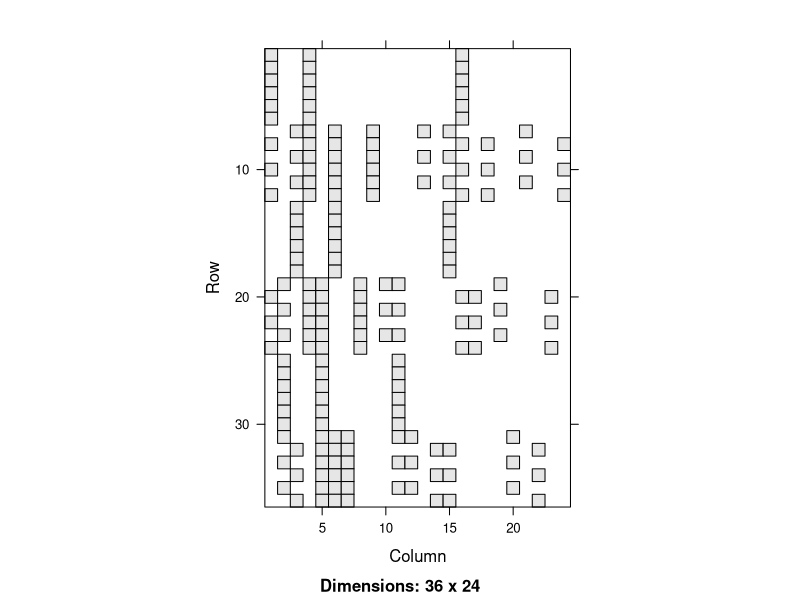
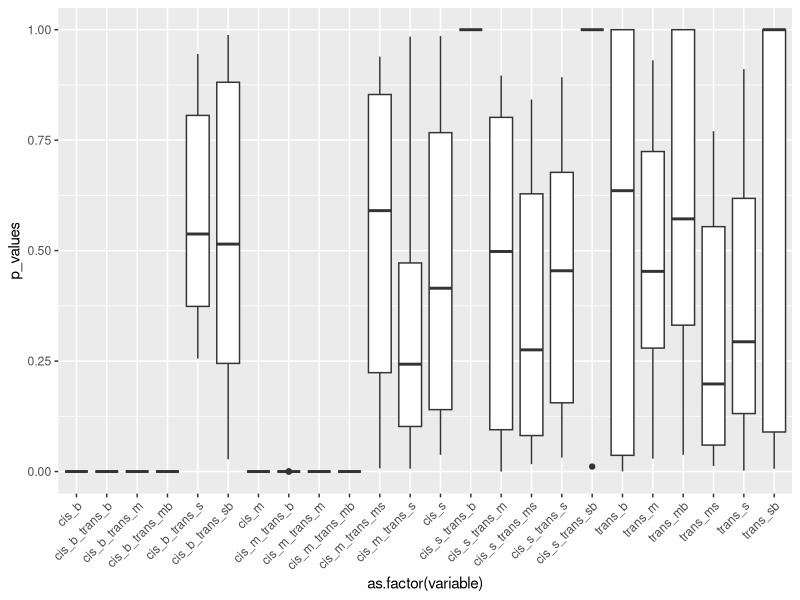
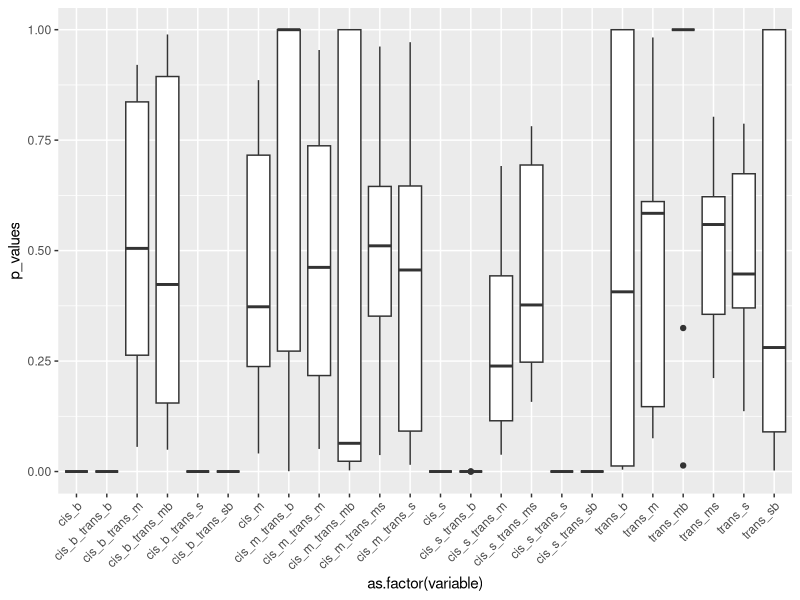

R code for these plots, in order: (Note: a time limit stopped this script after it produced the figures.)
## ---- chunk 1
library(Matrix)
library(tidyverse)
library(lme4)
## ---- chunk 2
dm2 <- read.table("designM_ideal.csv", header=T, se=",")
image(Matrix(as.matrix(dm2[,-c(1:4)])))
dim(dm2)
## ---- chunk 3
table(dm2$Allele)
table(dm2$Cross)
## ---- chunk 4
y <- rnorm(1e4, mean = 0.679, sd = 0.8)
y <- subset(y, y>-0.3)
random_tpm_log <- sample(y, nrow(dm2))
random_tpm <- 10**random_tpm_log
dm2$tpm <- random_tpm
## ---- chunk 5
dm2_full_fit1 <- lmer(tpm ~ (1|PlantID) + cis_s + cis_m + trans_m + trans_s +
                       trans_ms + 
                       cis_m_trans_m + cis_m_trans_s +
                       cis_s_trans_m + cis_s_trans_s +
                       cis_m_trans_ms +
                       cis_s_trans_ms, data=dm2)
summary(dm2_full_fit1)
full_mm <- model.matrix(tpm ~ cis_s + cis_m + trans_m + trans_s +
                       trans_ms + trans_mb + trans_sb +
                       cis_m_trans_m + cis_m_trans_s +
                       cis_s_trans_m + cis_s_trans_s +
                       cis_m_trans_ms +
                       cis_s_trans_ms, data=dm2)
lin_combos <- caret::findLinearCombos(full_mm)
lin_combos
colnames(full_mm)
## ---- chunk 6
X <- as.matrix(dm2[,-c(1:4,29)])
## ---- chunk 7
p_values_list <- list()

for ( i in 1:ncol(X)) {

  b <- rep(0,ncol(X))
  b[i] <- 1
  
  p_values <- c()
  for (j in 1:10) {
    y <- X %*% b + rnorm(nrow(X), mean=0, sd=1e-10)
    tryCatch({
      fit1 <- lmer(y ~ (1|PlantID) + cis_s + cis_m + trans_m + trans_s +
                       trans_ms + 
                       cis_m_trans_m + cis_m_trans_s +
                       cis_s_trans_m + cis_s_trans_s +
                       cis_m_trans_ms +
                       cis_s_trans_ms, data=dm2)
    }, error=function(c) NA)
    tryCatch({
       fit2 <- lmer(y ~ (1|PlantID) + cis_s + trans_m + trans_s +
                       trans_ms + 
                       cis_s_trans_m + cis_s_trans_s +
                       cis_s_trans_ms, data=dm2)
    }, error=function(e) NA)
    tryCatch({
      p <- anova(fit1, fit2)$`Pr(>Chisq)`[2]
    }, error=function(e) p <- NA)
    p_values <- c(p_values, p)
  }
  p_values <- data.frame(variable=rep(colnames(X)[i],length(p_values)), p_values=p_values)
  p_values_list[[i]] <- p_values
}

p_cis_m <- do.call("rbind", p_values_list)
ggplot(p_cis_m) + geom_boxplot(aes(x=as.factor(variable), y=p_values)) + 
  theme(axis.text.x = element_text(angle = 45, hjust = 1))
## ---- chunk 8
p_values_list <- list()

for ( i in 1:ncol(X)) {

  b <- rep(0,ncol(X))
  b[i] <- 1
  
  p_values <- c()
  for (j in 1:10) {
    y <- X %*% b + rnorm(nrow(X), mean=0, sd=1e-10)
    tryCatch({
      fit1 <- lmer(y ~ (1|PlantID) + cis_s + cis_m + trans_m + trans_s +
                       trans_ms + 
                       cis_m_trans_m + cis_m_trans_s +
                       cis_s_trans_m + cis_s_trans_s +
                       cis_m_trans_ms +
                       cis_s_trans_ms, data=dm2)
    }, error=function(c) NA)
    tryCatch({
       fit2 <- lmer(y ~ (1|PlantID) + cis_m + trans_m + trans_s +
                       trans_ms + 
                       cis_m_trans_m + cis_m_trans_s +
                       cis_m_trans_ms, data=dm2)
    }, error=function(e) NA)
    tryCatch({
      p <- anova(fit1, fit2)$`Pr(>Chisq)`[2]
    }, error=function(e) p <- NA)
    p_values <- c(p_values, p)
  }
  p_values <- data.frame(variable=rep(colnames(X)[i],length(p_values)), p_values=p_values)
  p_values_list[[i]] <- p_values
}

p_cis_s <- do.call("rbind", p_values_list)
ggplot(p_cis_s) + geom_boxplot(aes(x=as.factor(variable), y=p_values)) + 
  theme(axis.text.x = element_text(angle = 45, hjust = 1))
## ---- chunk 9
p_values_list <- list()

for ( i in 1:ncol(X)) {

  b <- rep(0,ncol(X))
  b[i] <- 1
  
  p_values <- c()
  for (j in 1:10) {
    y <- X %*% b + rnorm(nrow(X), mean=0, sd=1e-10)
    tryCatch({
      fit1 <- lmer(y ~ (1|PlantID) + cis_s + cis_m + trans_m + trans_s +
                       trans_ms + 
                       cis_m_trans_m + cis_m_trans_s +
                       cis_s_trans_m + cis_s_trans_s +
                       cis_m_trans_ms +
                       cis_s_trans_ms, data=dm2)
    }, error=function(c) NA)
    tryCatch({
       fit2 <- lmer(y ~ (1|PlantID) + cis_s + cis_m + trans_m + trans_s +
                       cis_m_trans_m + #cis_m_trans_s +
                       cis_s_trans_s, data=dm2)
    }, error=function(e) NA)
    tryCatch({
      p <- anova(fit1, fit2)$`Pr(>Chisq)`[2]
    }, error=function(e) p <- NA)
    p_values <- c(p_values, p)
  }
  p_values <- data.frame(variable=rep(colnames(X)[i],length(p_values)), p_values=p_values)
  p_values_list[[i]] <- p_values
}

p_trans <- do.call("rbind", p_values_list)
ggplot(p_trans) + geom_boxplot(aes(x=as.factor(variable), y=p_values)) + 
  theme(axis.text.x = element_text(angle = 45, hjust = 1))
## ---- chunk 10
dm3 <- dm2[-c(1:6),]
image(Matrix(as.matrix(X)))
X2 <- X[-c(1:6),]
image(Matrix(as.matrix(X2)))
## ---- chunk 11
p_values_list <- list()

for ( i in 1:ncol(X2)) {

  b <- rep(0,ncol(X2))
  b[i] <- 1
  
  p_values <- c()
  for (j in 1:10) {
    y <- X2 %*% b + rnorm(nrow(X2), mean=0, sd=1e-10)
    tryCatch({
      fit1 <- lmer(y ~ (1|PlantID) + cis_s + cis_m + trans_m + trans_s +
                       trans_ms + 
                       cis_m_trans_m + cis_m_trans_s +
                       cis_s_trans_m + cis_s_trans_s +
                       cis_m_trans_ms +
                       cis_s_trans_ms, data=dm3)
    }, error=function(c) NA)
    tryCatch({
       fit2 <- lmer(y ~ (1|PlantID) + cis_s + cis_m + trans_m + trans_s +
                       cis_m_trans_m + #cis_m_trans_s +
                       cis_s_trans_s, data=dm3)
    }, error=function(e) NA)
    tryCatch({
      p <- anova(fit1, fit2)$`Pr(>Chisq)`[2]
    }, error=function(e) p <- NA)
    p_values <- c(p_values, p)
  }
  p_values <- data.frame(variable=rep(colnames(X2)[i],length(p_values)), p_values=p_values)
  p_values_list[[i]] <- p_values
}

p_trans <- do.call("rbind", p_values_list)
ggplot(p_trans) + geom_boxplot(aes(x=as.factor(variable), y=p_values)) + 
  theme(axis.text.x = element_text(angle = 45, hjust = 1))
## ---- chunk 12
dm4 <- dm2 %>% filter(Cross != "MEXxMEX", Cross != "SAMxSAM")
X4 <- as.matrix(dm4[,-c(1:4,29)])
## ---- chunk 13
p_values_list <- list()

for ( i in 1:ncol(X4)) {

  b <- rep(0,ncol(X4))
  b[i] <- 1
  
  p_values <- c()
  for (j in 1:10) {
    y <- X4 %*% b + rnorm(nrow(X4), mean=0, sd=1e-10)
    tryCatch({
      fit1 <- lmer(y ~ (1|PlantID) + cis_s + cis_m + trans_m + trans_s +
                       trans_ms + 
                       cis_m_trans_m + cis_m_trans_s +
                       cis_s_trans_m + cis_s_trans_s +
                       cis_m_trans_ms +
                       cis_s_trans_ms, data=dm4)
    }, error=function(c) NA)
    tryCatch({
       fit2 <- lmer(y ~ (1|PlantID) + cis_s + cis_m + trans_m + trans_s +
                       cis_m_trans_m + #cis_m_trans_s +
                       cis_s_trans_s, data=dm4)
    }, error=function(e) NA)
    tryCatch({
      p <- anova(fit1, fit2)$`Pr(>Chisq)`[2]
    }, error=function(e) p <- NA)
    p_values <- c(p_values, p)
  }
  p_values <- data.frame(variable=rep(colnames(X4)[i],length(p_values)), p_values=p_values)
  p_values_list[[i]] <- p_values
}

p_trans <- do.call("rbind", p_values_list)
ggplot(p_trans) + geom_boxplot(aes(x=as.factor(variable), y=p_values)) + 
  theme(axis.text.x = element_text(angle = 45, hjust = 1))
## ---- chunk 14
X <- as.matrix(dm2[,-c(1:4,29)]) #making sure I don't use an altered X that would mess up my interpretation
## ---- chunk 15
p_values_list <- list()


for (i in 1:ncol(X)) {
  b <- rep(0,ncol(X))
  b[i] <- 1
  p_values <- c()
  for (j in 1:10) {
    y <- X %*% b + rnorm(nrow(X), mean=0, sd=1e-10)
    tryCatch({
      fit1 <- lmer(y ~ (1|Cross2) + cis_s + cis_m + trans_m + trans_s +
                       trans_ms +
                       cis_m_trans_m + cis_m_trans_s +
                       cis_s_trans_m + cis_s_trans_s +
                       cis_m_trans_ms +
                       cis_s_trans_ms, data=dm2)
    }, error=function(c) NA)
    tryCatch({
      fit2 <- lmer(y ~ (1|Cross2) + cis_s + trans_m + trans_s +
                       trans_ms +
                       cis_s_trans_m + cis_s_trans_s +
                       cis_s_trans_ms, data=dm2)
    }, error=function(e) NA)
    tryCatch({
      p <- anova(fit1, fit2)$`Pr(>Chisq)`[2]
    }, error=function(e) p <- NA)
  p_values <- c(p_values, p)
  }
  p_values <- data.frame(variable=rep(colnames(X)[i],length(p_values)), p_values=p_values)
  p_values_list[[i]] <- p_values
} 

p_cis_m2 <- do.call("rbind", p_values_list)
ggplot(p_cis_m2) + geom_boxplot(aes(x=as.factor(variable), y=p_values)) + 
  theme(axis.text.x = element_text(angle = 45, hjust = 1))
## ---- chunk 16
p_values_list <- list()

for ( i in 1:ncol(X4)) {

  b <- rep(0,ncol(X4))
  b[i] <- 1
  
  p_values <- c()
  for (j in 1:10) {
    y <- X4 %*% b + rnorm(nrow(X4), mean=0, sd=1e-10)
    tryCatch({
      fit1 <- lmer(y ~ (1|PlantID) + cis_s + cis_m + trans_m + trans_s +
                       trans_ms +
                       cis_m_trans_m + cis_m_trans_s +
                       cis_s_trans_m + cis_s_trans_s +
                       cis_m_trans_ms +
                       cis_s_trans_ms, data=dm4)
    }, error=function(c) NA)
    tryCatch({
       fit2 <- lmer(y ~ (1|PlantID) + cis_s + trans_m + trans_s +
                       trans_ms +
                       cis_s_trans_m + cis_s_trans_s +
                       cis_s_trans_ms, data=dm4)
    }, error=function(e) NA)
    tryCatch({
      p <- anova(fit1, fit2)$`Pr(>Chisq)`[2]
    }, error=function(e) p <- NA)
    p_values <- c(p_values, p)
  }
  p_values <- data.frame(variable=rep(colnames(X4)[i],length(p_values)), p_values=p_values)
  p_values_list[[i]] <- p_values
}

p_cis_m3 <- do.call("rbind", p_values_list)
ggplot(p_cis_m3) + geom_boxplot(aes(x=as.factor(variable), y=p_values)) + 
  theme(axis.text.x = element_text(angle = 45, hjust = 1))
## ---- chunk 17
d <- data.frame(cis=rep(c("B","S","M"),2))
model.matrix(~cis,d)
## ---- chunk 18
d$T1 <- rep(c("BS","BM","MS"), each=2)

d$TM <- c(0,1)[grepl('M',d$T1)+1]
d$TS <- c(0,1)[grepl('S', d$T1)+1]
d$TB <- c(0,1)[grepl('B', d$T1)+1]

model.matrix(~cis*TM*TS,d)
## ---- chunk 19
dMex <- d
dMex$cis <- relevel(dMex$cis, 2) # make Mex the intercept
model.matrix(~cis*TB*TS, dMex)
